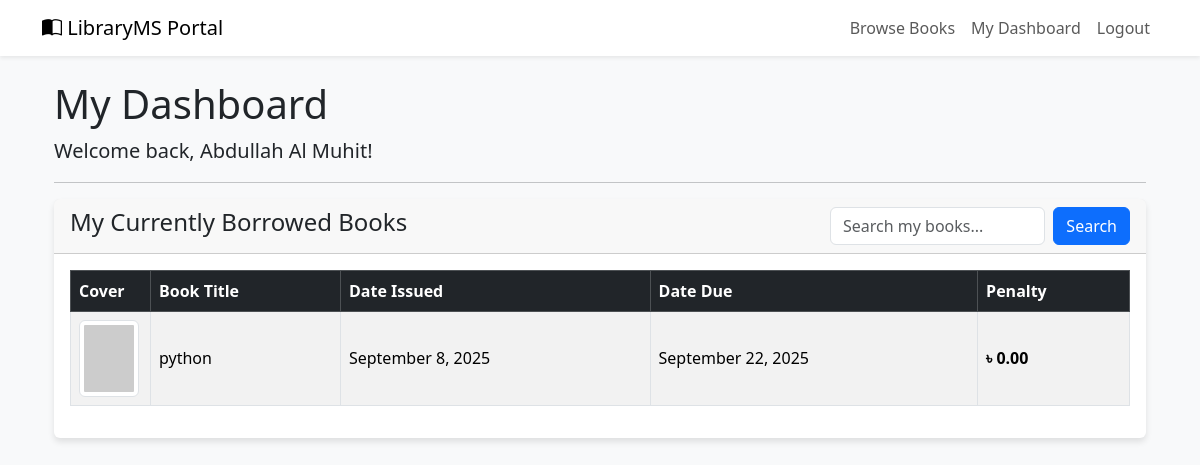
Screenshot of /member_dashboard.php (signed in) with the database file from the repository.
### tables this page shows
CREATE TABLE `borrowed_books` (
  `borrow_id` int(11) NOT NULL,
  `book_id` int(11) NOT NULL,
  `member_id` int(11) NOT NULL,
  `issue_date` date NOT NULL,
  `due_date` date NOT NULL,
  `return_date` date DEFAULT NULL,
  `status` varchar(20) NOT NULL DEFAULT 'Borrowed'
);

CREATE TABLE `books` (
  `book_id` int(11) NOT NULL,
  `title` varchar(255) NOT NULL,
  `author` varchar(200) NOT NULL,
  `isbn` varchar(20) NOT NULL,
  `category_id` int(11) NOT NULL,
  `total_copies` int(5) NOT NULL DEFAULT 1,
  `available_copies` int(5) NOT NULL DEFAULT 1,
  `cover_image` varchar(255) DEFAULT NULL
);

### member_dashboard.php (the view, shortened to what this page needs)
<?php
require_once 'includes/public_header.php';
require_once 'config/db_connection.php';
$member_id = $_SESSION['member_id'];
$search_term = '';
$sql = "SELECT b.title, b.cover_image, bb.issue_date, bb.due_date
        FROM borrowed_books bb
        JOIN books b ON bb.book_id = b.book_id
        WHERE bb.member_id = ? AND bb.status = 'Borrowed'";
$sql .= " ORDER BY bb.due_date ASC";
$stmt = $conn->prepare($sql);
if (!empty($search_term)) {
    $search_param = "%" . $search_term . "%";
    $stmt->bind_param("is", $member_id, $search_param);
} else {
    $stmt->bind_param("i", $member_id);
}
$stmt->execute();
$result = $stmt->get_result();
$base_url = "http://" . $_SERVER['HTTP_HOST'] . str_replace(basename($_SERVER['SCRIPT_NAME']), '', $_SERVER['SCRIPT_NAME']);
?>
<div class="container mt-4">
    <div class="row">
        <div class="col-12">
            <h1>My Dashboard</h1>
            <p class="lead">Welcome back, <strong><?php echo htmlspecialchars($_SESSION['member_name']); ?></strong>!</p>
            <hr>
        </div>
    </div>
    <div class="row">
        <div class="col-12">
            <div class="card">
                <div class="card-header d-flex justify-content-between align-items-center">
                    <h4>My Currently Borrowed Books</h4>
                    <form action="" method="GET" class="d-flex" style="width: 300px;">
                        <input type="text" name="search" class="form-control me-2" placeholder="Search my books..." value="<?php echo htmlspecialchars($search_term); ?>">
                        <button class="btn btn-primary" type="submit">Search</button>
                    </form>
                </div>
                <div class="card-body">
                    <div class="table-responsive">
                        <table class="table table-striped table-bordered align-middle">
                            <thead class="table-dark">
                                <tr>
                                    <th style="width: 80px;">Cover</th>
                                    <th>Book Title</th>
                                    <th>Date Issued</th>
                                    <th>Date Due</th>
                                    <th>Penalty</th>
                                </tr>
                            </thead>
                            <tbody>
                                <?php if ($result->num_rows > 0): ?>
                                    <?php while($row = $result->fetch_assoc()): ?>
                                        <?php
                                        $fine = 0;
                                        $is_overdue = false;
                                        ?>
                                        <tr class="<?php echo $is_overdue ? 'table-danger' : ''; ?>">
                                            <td>
                                                <img src="<?php echo !empty($row['cover_image']) ? $base_url . 'uploads/book_covers/' . htmlspecialchars($row['cover_image']) : 'https://placehold.co/60x80?text=N/A'; ?>"
                                                     alt="Cover for <?php echo htmlspecialchars($row['title']); ?>"
                                                     width="60" class="img-thumbnail">
                                            </td>
                                            <td><?php echo htmlspecialchars($row['title']); ?></td>
                                            <td><?php echo date('F j, Y', strtotime($row['issue_date'])); ?></td>
                                            <td>
                                                <?php echo date('F j, Y', strtotime($row['due_date'])); ?>
                                            </td>
                                            <td>
                                                <span class="fw-bold <?php echo $is_overdue ? 'text-danger' : ''; ?>">
                                                    ৳ <?php echo number_format($fine, 2); ?>
                                                </span>
                                            </td>
                                        </tr>
                                    <?php endwhile; ?>
                                <?php endif; ?>
                            </tbody>
                        </table>
                    </div>
                </div>
            </div>
        </div>
    </div>
</div>
<?php
require_once 'includes/public_footer.php';
?>

### includes/public_header.php (style rules this page uses)
body { background-color: #f8f9fa; }
.card { box-shadow: 0 4px 6px rgba(0,0,0,.1); border: 0; }

### rows the page displays
borrowed_books: book.title "python", issue_date "September 8, 2025", due_date "September 22, 2025", fine "0.00"

### other values shown
$_SESSION['member_name'] "Abdullah Al Muhit"
